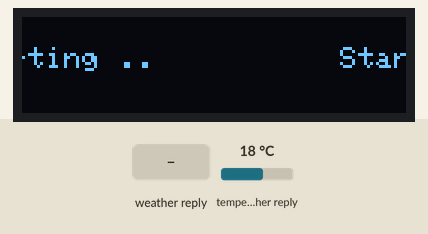
Simulated run of this sketch. Board: ESP8266 (NodeMCU). On the bench: 128×32 one-colour display. The inputs (shaded band) are chosen by the test bench; at power-on: temperature in the weather reply 18 °C. WiFi joins after 1.5 s; servers stay silent unless stated; uploads are accepted with an empty reply; web services answer with replies made up by the test bench; what the sketch prints to the serial monitor is not drawn.

Above: at 5.0 s.
5.1 s: weather in the web reply set to Clear
At 14.1 s:
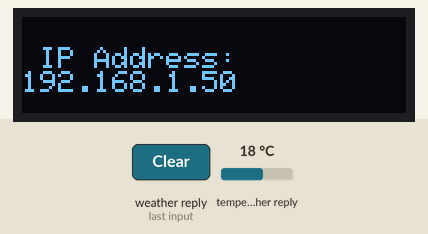
At 18.8 s:
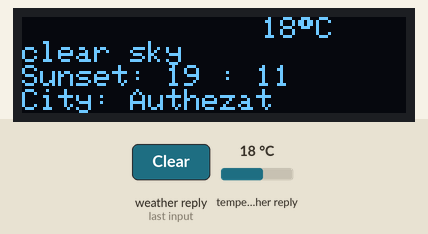
Timing chart, 0 to 20.3 s (numbered marks = the images above; inputs shaded):
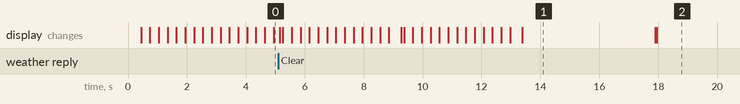

The sketch:

Mac-Weather-Project.ino
```cpp
#include <SPI.h>
#include <Wire.h>
#include <Adafruit_GFX.h>
#include <Adafruit_SSD1306.h>

#define SCREEN_WIDTH 128 // OLED display width, in pixels
#define SCREEN_HEIGHT 32 // OLED display height, in pixels

// Declaration for an SSD1306 display connected to I2C (SDA, SCL pins)
#define OLED_RESET     -1 // Reset pin # (or -1 if sharing Arduino reset pin)
Adafruit_SSD1306 display(SCREEN_WIDTH, SCREEN_HEIGHT, &Wire, OLED_RESET);


//wifi module
#include <ESP8266WiFi.h>

#include <ESP8266HTTPClient.h>
#include <ArduinoJson.h>

const char* ssid = ""; //TODO REMOVE before push to github
const char* password = ""; //TODO REMOVE before push to github

const String API_KEY = ""; //add your own accuweather API KEY
String city = "Authezat"; // add your prefered city
String units = "metric"; // (options: metric/imperial )

long weatherDataTimer = 0;


void setup() {
  Serial.begin(74880);

  Wire.begin();

  // SSD1306_SWITCHCAPVCC = generate display voltage from 3.3V internally
  if(!display.begin(SSD1306_SWITCHCAPVCC, 0x3C)) { // Address 0x3C for 128x32
    Serial.println(F("SSD1306 allocation failed\n"));
    for(;;); // Don't proceed, loop forever
  }

  // Clear the buffer
  display.clearDisplay();
  Serial.print("Starting ..\n");
  scrolltext("Starting ..");

  WiFi.begin(ssid, password);

  while (WiFi.status() != WL_CONNECTED) {
    delay(1000);
    Serial.print("Connecting..\n");
    scrolltext("Connecting..");
  }

  scrolltext("Connected");
  Serial.print("Connected\n");
  String ip = WiFi.localIP().toString().c_str();
  Serial.print("IP Address: \n");
  Serial.println(ip);
  displaytext("IP Address:\n" + ip);
  delay(4000);

  display.clearDisplay();

  Serial.println("initWeather\n");
  initWeather();

}

void loop() {
    if (millis() - weatherDataTimer > 60000) {
    initWeather();
    weatherDataTimer = millis();
  }

}


void initWeather() {
  if (WiFi.status() != WL_CONNECTED) {
    scrolltext("Disconnected");
  } else {
    Serial.println("getWeatherData\n");
    getWeatherData();
  }
}

void getWeatherData() {
  String url = "http://api.openweathermap.org/data/2.5/weather?q=" + city + "&units=" + units + "&APPID=" + API_KEY;

  HTTPClient http;  //Declare an object of class HTTPClient
  http.begin(url);  //Specify request destination
  int httpCode = http.GET();//Send the request
  if (httpCode > 0) { //Check t he returning code
    String payload = http.getString();   //Get the request response payload
    //parse data
    parseWeatherData(payload);
  }
  http.end();//Close connection
}


void parseWeatherData(String payload) {
  const size_t capacity = JSON_ARRAY_SIZE(1) + JSON_OBJECT_SIZE(1) + 2 * JSON_OBJECT_SIZE(2) + 2 * JSON_OBJECT_SIZE(4) + JSON_OBJECT_SIZE(7) + JSON_OBJECT_SIZE(11) + 500;
  DynamicJsonBuffer jsonBuffer(capacity);

  JsonObject& root = jsonBuffer.parseObject(payload);

  float coord_lon = root["coord"]["lon"]; // 25.61
  float coord_lat = root["coord"]["lat"]; // 45.65

  JsonObject& weather_0 = root["weather"][0];
  int weather_0_id = weather_0["id"]; // 803
  const char* weather_0_main = weather_0["main"]; // "Clouds"
  const char* weather_0_description = weather_0["description"]; // "broken clouds"
  const char* weather_0_icon = weather_0["icon"]; // "04d"

  const char* base = root["base"]; // "stations"

  JsonObject& main = root["main"];
  float main_temp = main["temp"]; // -6.04
  float main_pressure = main["pressure"]; // 1036.21
  int main_humidity = main["humidity"]; // 65
  float main_temp_min = main["temp_min"]; // -6.04
  float main_temp_max = main["temp_max"]; // -6.04
  float main_sea_level = main["sea_level"]; // 1036.21
  float main_grnd_level = main["grnd_level"]; // 922.42

  float wind_speed = root["wind"]["speed"]; // 1.21
  float wind_deg = root["wind"]["deg"]; // 344.501

  int clouds_all = root["clouds"]["all"]; // 68

  long dt = root["dt"]; // 1551023165

  JsonObject& sys = root["sys"];
  float sys_message = sys["message"]; // 0.0077
  const char* sys_country = sys["country"]; // COUNTRY
  long sys_sunrise = sys["sunrise"]; // 1550984672
  long sys_sunset = sys["sunset"]; // 1551023855

  long id = root["id"]; // 683844
  const char* cityName = root["name"]; // CITY
  int cod = root["cod"]; // 200

  display.clearDisplay();


  getCurrentTimeRequest(coord_lat, coord_lon);

  displayTemperature(main_temp);
  displayDescription(weather_0_description);
  //displaySunriseTime(sys_sunrise);
  displaySunsetTime(sys_sunset);
  displayLocation(cityName);

  delay(5000);
}


void getCurrentTimeRequest(float latitude, float longitude) {
  String url = "http://api.geonames.org/timezoneJSON?lat=" + String(latitude) + "&lng=" + String(longitude) + "&username=kode";

  HTTPClient http;  //Declare an object of class HTTPClient
  http.begin(url);  //Specify request destination
  int httpCode = http.GET();//Send the request
  if (httpCode > 0) { //Check the returning code
    String payload = http.getString();   //Get the request response payload
    //parse data
    parseTimeData(payload);
  }
  http.end();   //Close connection
}

void parseTimeData(String payload) {
  const size_t capacity = JSON_OBJECT_SIZE(11) + 220;
  DynamicJsonBuffer jsonBuffer(capacity);

  JsonObject& root = jsonBuffer.parseObject(payload);

  const char* sunrise = root["sunrise"]; // "2019-03-08 06:44"
  float lng = root["lng"]; // 25.61
  const char* countryCode = root["countryCode"]; // "RO"
  int gmtOffset = root["gmtOffset"]; // 2
  int rawOffset = root["rawOffset"]; // 2
  const char* sunset = root["sunset"]; // "2019-03-08 18:13"
  const char* timezoneId = root["timezoneId"]; // "Europe/Bucharest"
  int dstOffset = root["dstOffset"]; // 3
  const char* countryName = root["countryName"]; // "Romania"
  const char* currentTime = root["time"]; // "2019-03-08 01:11"
  float lat = root["lat"]; // 45.65

  Serial.print(currentTime);

  displayCurrentTime(currentTime);
}


// TIME
void displayCurrentTime(String currentTime) {
  display.setTextSize(0);
  display.setTextColor(SSD1306_WHITE);
  display.setCursor(0, 0);

  String timeOnly = currentTime.substring(10);
  display.println(timeOnly);
  display.display();
}

// TEMPERATURE
void displayTemperature(float main_temp) {
  display.setTextSize(0);
  display.setTextColor(SSD1306_WHITE);
  display.setCursor(80, 0);

  String temperatureValue = String((int)main_temp) + (char)247 + "C";
  display.println(temperatureValue);
  display.display();
}


// WEATHER DESCRIPTION
void displayDescription(String weatherDescription) {
  display.setTextSize(0);
  display.setTextColor(SSD1306_WHITE);
  display.setCursor(0, 8);
  if(weatherDescription.length() > 18){
   weatherDescription = weatherDescription.substring(0, 15) + "...";
  }
  String description = String(weatherDescription);
  display.println(description);
  display.display();
}

// SUNRISE
void displaySunriseTime(long sys_sunrise) {

  sys_sunrise = sys_sunrise  + 3600;//ADD 2 Hours (For GMT+2)

  int hr = (sys_sunrise  % 86400L) / 3600;
  int minute = (sys_sunrise % 3600) / 60;
  int sec = (sys_sunrise % 60);

  String sunriseHour;
  String sunriseMinute;

  if (hr < 10) {
    sunriseHour = "0" + String(hr);
  } else {
    sunriseHour = String(hr);
  }

  if (minute < 10) {
    sunriseMinute = "0" + String(minute);
  } else {
    sunriseMinute = String(minute);
  }

  display.setTextSize(1);
  display.setTextColor(SSD1306_WHITE);
  display.setCursor(0, 9);

  String sunrise = "Sunrise: " + sunriseHour + " : " + sunriseMinute;
  display.println(sunrise);
  display.display();
}


// SUNSET
void displaySunsetTime(long sys_sunset) {

  sys_sunset = sys_sunset + 3600;
  int sunset_hr = (sys_sunset  % 86400L) / 3600;
  int sunset_minute = (sys_sunset % 3600) / 60;
  int sunset_sec = (sys_sunset % 60);

  String sunsetHour;
  String sunsetMinute;

  if (sunset_hr < 10) {
    sunsetHour = "0" + String(sunset_hr);
  } else {
    sunsetHour = String(sunset_hr);
  }

  if (sunset_minute < 10) {
    sunsetMinute = "0" + String(sunset_minute);
  } else {
    sunsetMinute = String(sunset_minute);
  }

  display.setTextSize(1);
  display.setTextColor(SSD1306_WHITE);
  display.setCursor(0, 16);

  String sunset = "Sunset: " + sunsetHour + " : " + sunsetMinute;
  display.println(sunset);
  display.display();
}

// LOCATION
void displayLocation(String cityName) {
  display.setTextSize(1);
  display.setTextColor(SSD1306_WHITE);
  display.setCursor(0, 24);
  String loc = "City: " + String(cityName);
  display.println(loc);
  display.display();
}

void scrolltext(String todisplay) {
  display.clearDisplay();

  display.setTextSize(1);
  display.setTextColor(SSD1306_WHITE);
  display.setCursor(0, 10);
  display.println(todisplay);
  display.display();      // Show initial text
  delay(100);

  // Scroll in various directions, pausing in-between:
  display.startscrollright(0x00, 0x0F);
  delay(4000);

}

void displaytext(String todisplay) {
  display.clearDisplay();

  display.setTextSize(1);
  display.setTextColor(SSD1306_WHITE);
  display.setCursor(6, 10);
  display.stopscroll();
  display.println(todisplay);
  display.display();      // Show initial text
  delay(100);

}
```

Measured:
- after the input at 5.1 s, the display: first differs from a run without the input after 12.9 s (image 2)
- what the display in image 1 shows lasts 4.5 s, from 13.4 s to 17.9 s
